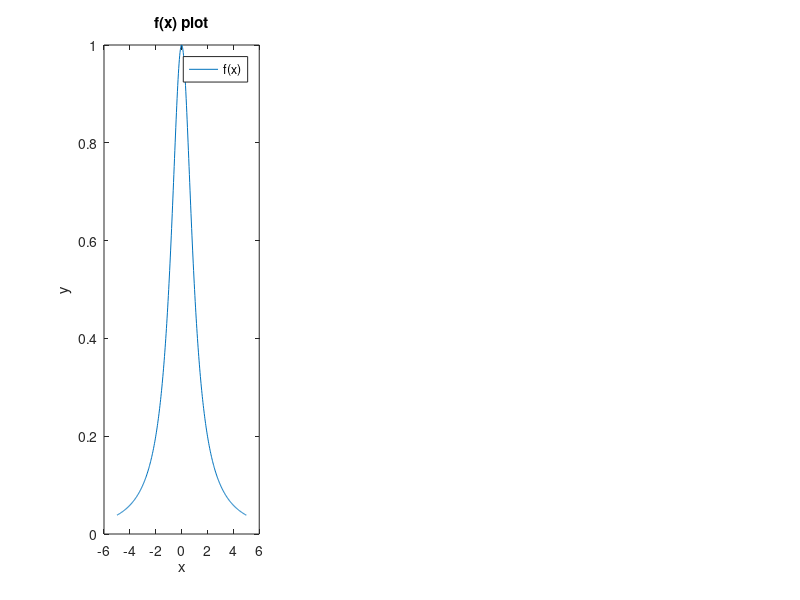

MATLAB code for this plot: (Note: this script raises an error after producing the figure.)
% the plotting of question 2.9 part c.

x1 = zeros(1,21);
y1 = zeros(1,21);
x2 = zeros(1,21);
y2 = zeros(1,21);

i = 1;
a = -5;
while i <= 21 
    a = 5*cos(((i-1)*pi)/20); %Chebyshev nodes type 1
    b = 5*cos(((2*(i-1)+1)*pi)/42); %Chebyshev nodes type 2
    x1(i) = a;
    y1(i) = (a^2 + 1)^(-1);
    x2(i) = b;
    y2(i) = (b^2 + 1)^(-1);
    i = i + 1;
    a = a + 0.5;
end

t = -5:0.025:5;
f = (t.^2 + 1).^(-1);

subplot(1,3,1);
plot(t,f, 'DisplayName', 'f(x)');
title('f(x) plot');
xlabel('x');
ylabel('y');
legend;


A1 = divdiff(x1,y1);
A2 = divdiff(x2,y2);
v1 = polyvalue(diag(A1),x1,t);
v2 = polyvalue(diag(A2),x2,t);

subplot(1,3,2);
plot(t,v1,'DisplayName', 'p(x) with Type 1 nodes');
hold on;
plot(t,v2,'DisplayName', 'p(x) with Type 2 nodes');
title('p(x) plot');
xlabel('x');
ylabel('y');
legend;

subplot(1,3,3);
plot(t,abs(f-v1), 'DisplayName', 'e(x) of Type 1 nodes');
hold on;
plot(t,abs(f-v2), 'DisplayName', 'e(x) of Type 2 nodes');
title('e(x) plot');
xlabel('x');
ylabel('y');
legend;
sgtitle('P(x) Computed with Chebyshev Nodes Type 1 and 2:')

function v = polyvalue(a,x,t)
    n = length(x);
    v = zeros(1, length(t));
    for j = 1:1:length(t)
        p = a(n);
        for k = n-1:-1:1
            p = p * (t(j)-x(k)) + a(k);
        end
        v(j) = p;
    end
end

function A = divdiff(x,y)
    n = length(x);    
    A = zeros(n,n);
    A(1,:) = y;
    for k = 2:1:n % collumn idx
        for i = k:1:n % row idx
            A(k,i) = (A(k-1,i) - A(k-1,i-1)) / (x(i) - x(i-(k-1)));
        end
    end
    A = A';
end